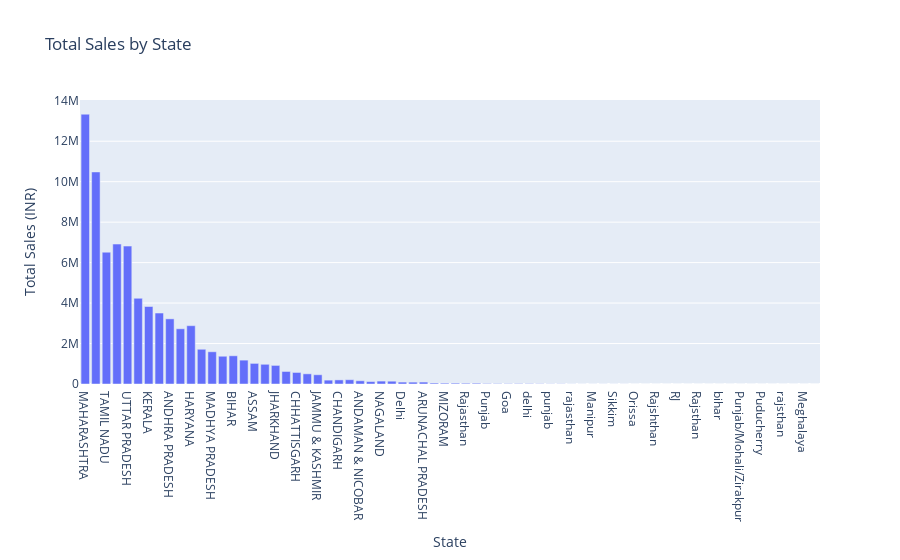

The notebook cell this image was saved under:
### Code cell
# NO ACCOMODATION OF ALL STATES  so IGNORE THIS
import plotly.express as px

# Assuming you have the statewise_summary DataFrame with the required data
fig = px.bar(statewise_summary, x='state', y='Total Order Amount (INR)', 
             title='Total Sales by State', labels={'Total Order Amount (INR)': 'Total Sales (INR)'})
fig.update_xaxes(title_text='State')
fig.update_yaxes(title_text='Total Sales (INR)')

fig.show()

### Figure 1 — Plotly figure (JSON) as saved in the notebook; plotly's stock layout.template omitted (floating-point values rounded to 4 significant figures)
{"data": [{"alignmentgroup": "True", "hovertemplate": "state=%{x}<br>Total Sales (INR)=%{y}<extra></extra>", "legendgroup": "", "marker": {"color": "#636efa", "pattern": {"shape": ""}}, "name": "", "offsetgroup": "", "orientation": "v", "showlegend": false, "textposition": "auto", "type": "bar", "x": ["MAHARASHTRA", "KARNATAKA", "TAMIL NADU", "TELANGANA", "UTTAR PRADESH", "DELHI", "KERALA", "WEST BENGAL", "ANDHRA PRADESH", "Gujarat", "HARYANA", "RAJASTHAN", "MADHYA PRADESH", "ODISHA", "BIHAR", "PUNJAB", "ASSAM", "UTTARAKHAND", "JHARKHAND", "GOA", "CHHATTISGARH", "HIMACHAL PRADESH", "JAMMU & KASHMIR", "PUDUCHERRY", "CHANDIGARH", "MANIPUR", "ANDAMAN & NICOBAR ", "MEGHALAYA", "NAGALAND", "SIKKIM", "Delhi", "TRIPURA", "ARUNACHAL PRADESH", "New Delhi", "MIZORAM", "DADRA AND NAGAR", "Rajasthan", "LADAKH", "Punjab", "unknown", "Goa", "Bihar", "delhi", "Odisha", "punjab", "Chandigarh", "rajasthan", "goa", "Manipur", "LAKSHADWEEP", "Sikkim", "Arunachal Pradesh", "Orissa", "Arunachal pradesh", "Rajshthan", "NL", "RJ", "Mizoram", "Rajsthan", "AR", "bihar", "Nagaland", "Punjab/Mohali/Zirakpur", "orissa", "Puducherry", "Pondicherry", "rajsthan", "PB", "Meghalaya", "APO"], "xaxis": "x", "y": [13340000.0, 10480000.0, 6516000.0, 6917000.0, 6817000.0, 4235217, 3830000.0, 3508000.0, 3220000.0, 2729000.0, 2882000.0, 1717000.0, 1592000.0, 1372000.0, 1394000.0, 1180000.0, 1018000.0, 974100.0, 919100.0, 619400.0, 570500.0, 503400.0, 456900.0, 191500.0, 202700.0, 211400.0, 158700.0, 118900.0, 143400.0, 138100.0, 94640.0, 92550.0, 95230.0, 47110, 41210.0, 42140.0, 37250.0, 38390.0, 22013, 18671, 15781, 19793, 16550.0, 12430.0, 8622, 9055.0, 3946, 2467, 2631, 3175.0, 2703, 1935, 1140, 602, 1126, 961, 1040, 735, 443, 493, 1432, 664, 568, 597, 568, 529, 521, 399, 921.9, 0], "yaxis": "y"}], "layout": {"barmode": "relative", "legend": {"tracegroupgap": 0}, "title": {"text": "Total Sales by State"}, "xaxis": {"anchor": "y", "domain": [0, 1], "title": {"text": "State"}}, "yaxis": {"anchor": "x", "domain": [0, 1], "title": {"text": "Total Sales (INR)"}}}}
